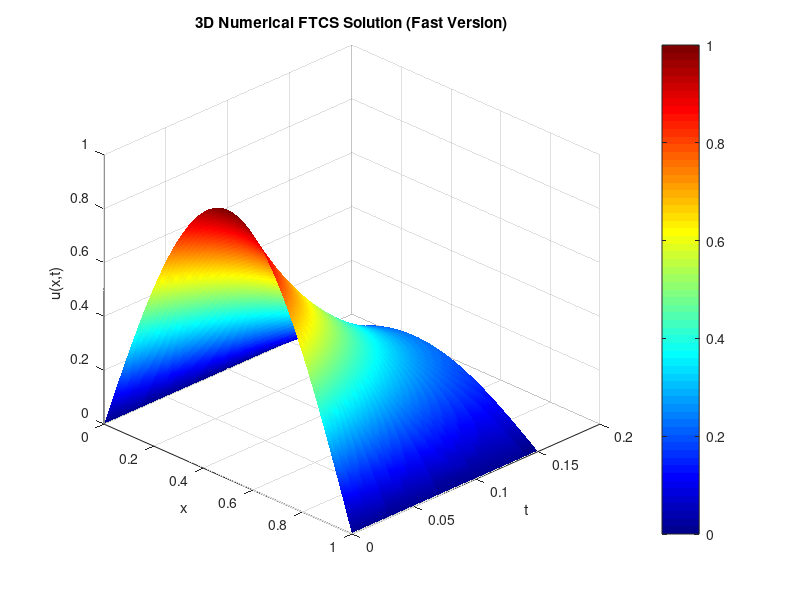

MATLAB code for this plot:
clc; clear; close all;

k = 1;
L = 1;
Nx = 50;                   % Reduced for speed
dx = L / Nx;
x = linspace(0, L, Nx+1);

dt = 0.0001;               % Stable time step
r = k*dt/dx^2;
fprintf("Fourier number r = %f\n", r);

T_final = 0.15;            % Reduced final time (fast)
Nt = round(T_final/dt);

u = sin(pi*x);
U_matrix = zeros(Nt+1, Nx+1);
U_matrix(1,:) = u;

for n = 1:Nt
    u_new = u;
    u_new(2:Nx) = u(2:Nx) + r*(u(3:Nx+1) - 2*u(2:Nx) + u(1:Nx-1));

    u_new(1) = 0;
    u_new(end) = 0;

    u = u_new;
    U_matrix(n+1,:) = u;
end

t = linspace(0, T_final, Nt+1);
[X,T] = meshgrid(x,t);

figure;
surf(X,T,U_matrix);
shading interp;
colormap jet;
colorbar;

xlabel('x'); ylabel('t'); zlabel('u(x,t)');
title('3D Numerical FTCS Solution (Fast Version)');
view(45,30); grid on;
